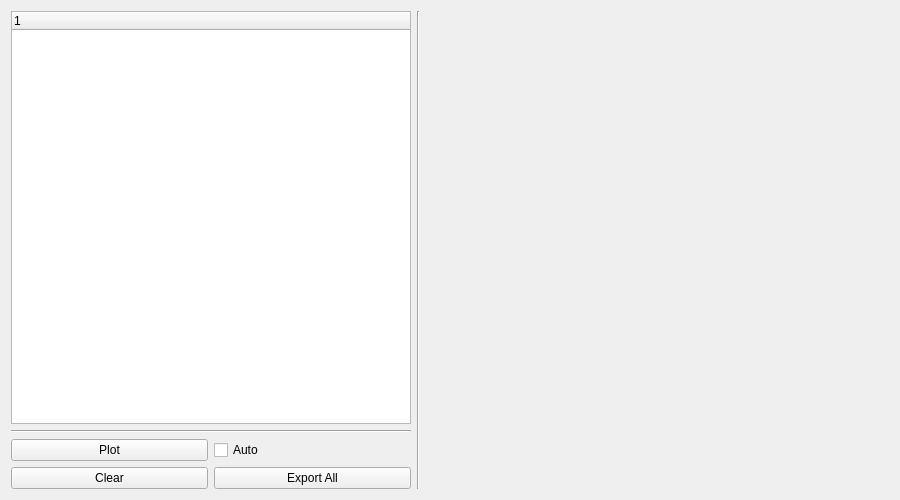
<?xml version="1.0" encoding="UTF-8"?>
<ui version="4.0">
 <class>HistoryWidget</class>
 <widget class="QWidget" name="HistoryWidget">
  <property name="geometry">
   <rect>
    <x>0</x>
    <y>0</y>
    <width>900</width>
    <height>500</height>
   </rect>
  </property>
  <property name="windowTitle">
   <string>Solution History</string>
  </property>
  <layout class="QGridLayout" name="gridLayout_3">
   <item row="0" column="0">
    <layout class="QGridLayout" name="gridLayout">
     <item row="2" column="0">
      <layout class="QGridLayout" name="gridLayout_2">
       <item row="0" column="0">
        <widget class="QPushButton" name="plot_btn">
         <property name="text">
          <string>Plot</string>
         </property>
        </widget>
       </item>
       <item row="0" column="1">
        <widget class="QCheckBox" name="auto_chk">
         <property name="toolTip">
          <string>Automatically plot selected parameter when DC program finishes its calculation</string>
         </property>
         <property name="text">
          <string>Auto</string>
         </property>
        </widget>
       </item>
       <item row="1" column="0">
        <widget class="QPushButton" name="clear_btn">
         <property name="text">
          <string>Clear</string>
         </property>
        </widget>
       </item>
       <item row="1" column="1">
        <widget class="QPushButton" name="export_btn">
         <property name="text">
          <string>Export All</string>
         </property>
        </widget>
       </item>
      </layout>
     </item>
     <item row="0" column="0">
      <widget class="QTreeWidget" name="history_treewidget">
       <property name="sizePolicy">
        <sizepolicy hsizetype="Maximum" vsizetype="Expanding">
         <horstretch>0</horstretch>
         <verstretch>0</verstretch>
        </sizepolicy>
       </property>
       <property name="minimumSize">
        <size>
         <width>400</width>
         <height>0</height>
        </size>
       </property>
       <property name="selectionBehavior">
        <enum>QAbstractItemView::SelectColumns</enum>
       </property>
       <column>
        <property name="text">
         <string/>
        </property>
       </column>
      </widget>
     </item>
     <item row="1" column="0">
      <widget class="Line" name="line_2">
       <property name="orientation">
        <enum>Qt::Horizontal</enum>
       </property>
      </widget>
     </item>
     <item row="0" column="2" rowspan="3">
      <widget class="QWidget" name="plot_widget" native="true">
       <property name="sizePolicy">
        <sizepolicy hsizetype="Expanding" vsizetype="Expanding">
         <horstretch>0</horstretch>
         <verstretch>0</verstretch>
        </sizepolicy>
       </property>
       <property name="minimumSize">
        <size>
         <width>300</width>
         <height>300</height>
        </size>
       </property>
      </widget>
     </item>
     <item row="0" column="1" rowspan="3">
      <widget class="Line" name="line">
       <property name="orientation">
        <enum>Qt::Vertical</enum>
       </property>
      </widget>
     </item>
    </layout>
   </item>
  </layout>
 </widget>
 <resources/>
 <connections/>
</ui>
